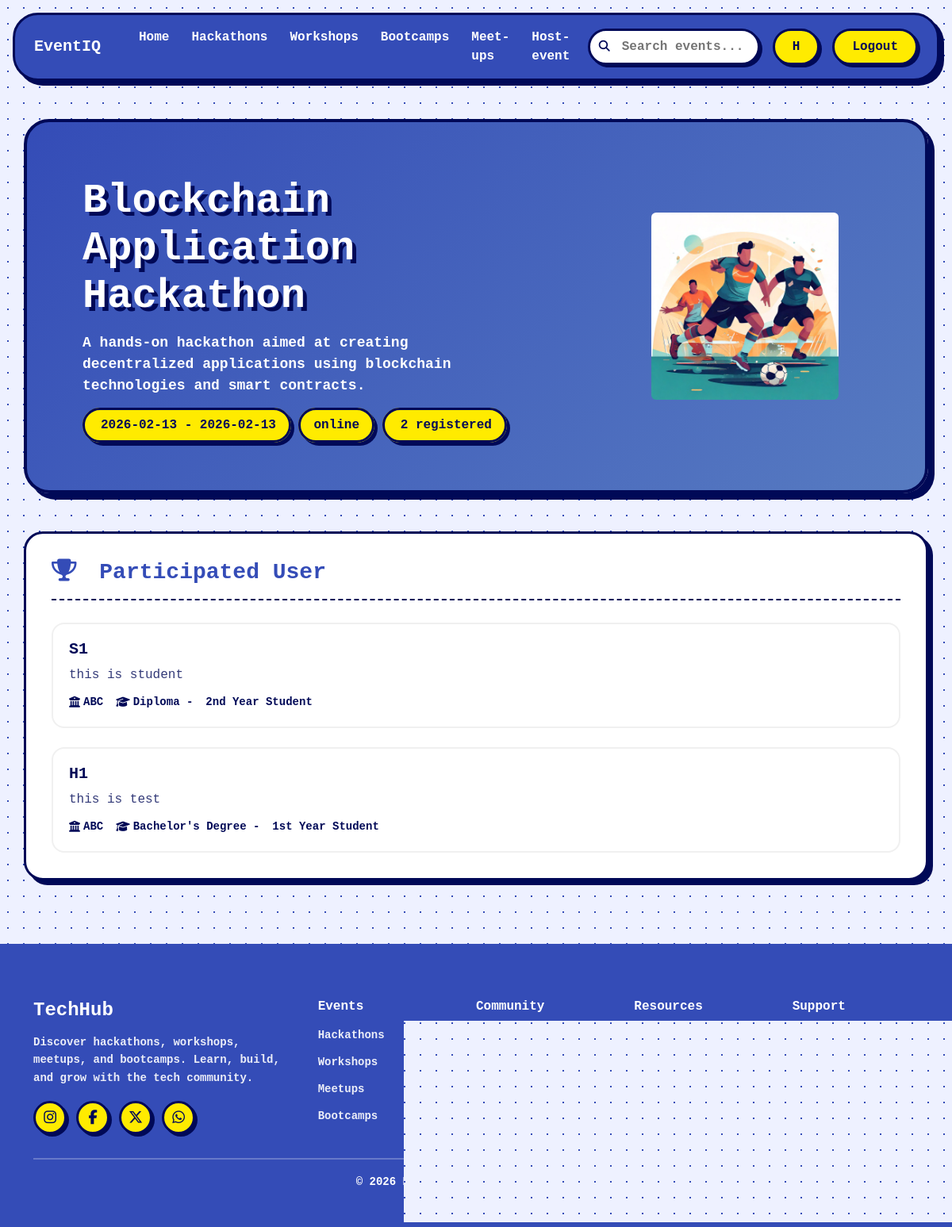
Page /host/event/7 (signed in) on the committed database.
### backend/models.py (models this page shows, shortened)
class Event(db.Model):
    __tablename__ = "events"
    id = db.Column(db.Integer, primary_key=True)
    title = db.Column(db.String(150), nullable=False)
    description = db.Column(db.Text, nullable=False)
    type_of_event = db.Column(db.String(20), nullable=False)  # hackathon/workshop/meetup/bootcamp
    start_date = db.Column(db.Date, nullable=False)
    end_date = db.Column(db.Date, nullable=False)
    start_time = db.Column(db.Time)
    end_time = db.Column(db.Time)
    submission_start_date = db.Column(db.Date)
    submission_end_date = db.Column(db.Date)
    judging_start_date = db.Column(db.Date)
    judging_end_date = db.Column(db.Date)
    winner_announcement_date = db.Column(db.Date)
    mode = db.Column(db.String(20))  # online/offline/hybrid
    platform = db.Column(db.String(100))  # zoom, meet, etc.
    location = db.Column(db.String(255))
    city = db.Column(db.String(100))
    state = db.Column(db.String(100))
    max_participants = db.Column(db.Integer)
    attending = db.Column(db.Integer, default=0)
    skills = db.Column(db.Text)
    skill_level = db.Column(db.String(20), default="any")
    registration_fee = db.Column(db.Integer, default=0)
    first_prize = db.Column(db.String(100))
    second_prize = db.Column(db.String(100))
    third_prize = db.Column(db.String(100))
    other_rewards = db.Column(db.Text)
    status = db.Column(db.String(20), default="upcoming")
    banner_image = db.Column(db.String(255))
    host_id = db.Column(db.Integer, db.ForeignKey("hosts.id"), nullable=False)
    host = db.relationship("Host", backref="events")
    created_at = db.Column(db.DateTime, default=datetime.utcnow)

class User(db.Model):
    __tablename__ = "users"
    id = db.Column(db.Integer, primary_key=True)
    full_name = db.Column(db.String(120), nullable=False)
    email = db.Column(db.String(120), unique=True, nullable=False)
    password = db.Column(db.String(255), nullable=False)
    description = db.Column(db.Text)
    college = db.Column(db.String(150))
    course = db.Column(db.String(100))
    year = db.Column(db.String(50))
    skills = db.Column(db.Text)
    role = db.Column(db.String(20), default="user")
    created_at = db.Column(db.DateTime, default=datetime.utcnow)
    last_login = db.Column(db.DateTime)

### backend/routes.py (the view)
@app.route("/host/event/<int:event_id>")
@host_required
def host_event_detail(event_id):
    host_id = session.get("host_id")
    event = Event.query.filter_by(
        id=event_id,
        host_id=host_id
    ).first_or_404()
    participations = EventParticipation.query.filter_by(
        event_id=event.id
    ).all()
    participants = []
    for p in participations:
        user = User.query.get(p.user_id)
        if user:
            participants.append(user)
    return render_template(
        "host_event_detail.html",
        event=event,
        participants=participants
    )

### backend/routes.py (called while the page is built)
def host_required(f):
    @wraps(f)
    def decorated_function(*args, **kwargs):
        if session.get("role") != "host":
            flash("Host access required", "danger")
            return redirect(url_for("login"))
        return f(*args, **kwargs)
    return decorated_function

### frontend/templates/host_event_detail.html (shortened to what this page needs)
{% extends "base.html" %}
{% block content %}
<section class="container hero_h mt-5">
  <div class="row align-items-center">
    <div class="col-lg-8">
      <h1 class="fw-bold display-5 hero-title">{{ event.title | title }}</h1>
        <p class="hero-subtitle mt-3">
                {{ event.description }}
        </p>
      <div class="mt-4">
        <span class="simple-tag px-3">{{ event.start_date }} - {{ event.end_date }}</span>
          <span class="simple-tag px-3">{{ event.mode }}</span>
        <span class="simple-tag px-3">{{event.attending}} registered</span>
      </div>
    </div>
    <div class="col-lg-4 text-center">
      <div class="image-placeholder" style="height: 200px;">
          <img src="{{ url_for('static', filename='uploads/company_logos/' + event.banner_image) }}"
           alt="Hackathon Image"
           class="img-fluid rounded w-75">
      </div>
    </div>
  </div>
</section>
<div class="profile-section container  mt-5">
    <div class="section-header">
        <h3><i class="fas fa-trophy"></i> Participated User</h3>
    </div>
    <div class="participation-list">
        {% if participants %}
            {% for user in participants %}
              <div class="participation-item">
                  <a href="#" class="card-link">
                        <div class="participation-details">
                            <h5>{{ user.full_name | title  }}</h5>
                            <p>{{user.description}}</p>
                            <div class="participation-meta">
                                <span><i class="fas  fa-university"></i>{{ user.college }}</span>
                                <span><i class="fas fa-graduation-cap"></i>{{user.course}} -</span>
                                <span>{{user.year}} Student</span>
                            </div>
                        </div>
                  </a>
              </div>
            {% endfor %}
        {% else %}
          <p>No Participant Found.</p>
        {% endif %}
    </div>
</div>
<footer class="techhub-footer">
    <div class="container">
        <div class="footer-grid">
            <div class="footer-brand">
                <h4>TechHub</h4>
                <p>
                    Discover hackathons, workshops, meetups, and bootcamps.
                    Learn, build, and grow with the tech community.
                </p>
                <div class="footer-socials">
                    <a href="#" aria-label="Instagram"><i class="fab fa-instagram"></i></a>
                    <a href="#" aria-label="Facebook"><i class="fab fa-facebook-f"></i></a>
                    <a href="#" aria-label="Twitter"><i class="fab fa-x-twitter"></i></a>
                    <a href="#" aria-label="WhatsApp"><i class="fab fa-whatsapp"></i></a>
                </div>
            </div>
            <div class="footer-col">
                <h6>Events</h6>
                <ul>
                    <li><a href="#">Hackathons</a></li>
                    <li><a href="#">Workshops</a></li>
                    <li><a href="#">Meetups</a></li>
                    <li><a href="#">Bootcamps</a></li>
                </ul>
            </div>
            <div class="footer-col">
                <h6>Community</h6>
                <ul>
                    <li><a href="#">Students</a></li>
                    <li><a href="#">Developers</a></li>
                    <li><a href="#">Organizers</a></li>
                    <li><a href="#">Partners</a></li>
                </ul>
            </div>
            <div class="footer-col">
                <h6>Resources</h6>
                <ul>
                    <li><a href="#">Blogs</a></li>
                    <li><a href="#">Guides</a></li>
                    <li><a href="#">FAQs</a></li>
                    <li><a href="#">Support</a></li>
                </ul>
            </div>
            <div class="footer-col">
                <h6>Support</h6>
                <ul>
                    <li><a href="#">Help Center</a></li>
                    <li><a href="#">Contact Us</a></li>
                    <li><a href="#">Privacy Policy</a></li>
                    <li><a href="#">Terms of Service</a></li>
                </ul>
            </div>
        </div>
        <div class="footer-bottom">
            <p>© 2026 EventIQ. All rights reserved.</p>
        </div>
    </div>
</footer>
{% endblock %}

### frontend/templates/base.html (shortened to what this page needs)
<!DOCTYPE html>
<html lang="en">
<head>
  <link href="https://cdn.jsdelivr.net/npm/bootstrap@5.3.3/dist/css/bootstrap.min.css" rel="stylesheet">
  <link rel="stylesheet" href="https://cdnjs.cloudflare.com/ajax/libs/font-awesome/6.5.1/css/all.min.css"/>
  <link rel="stylesheet" href="{{ url_for('static', filename='css/style.css') }}">
</head>
<body>
<nav class="navbar navbar-expand-lg techhub-navbar mx-3 mt-3 px-4 rounded-5">
  <a class="navbar-brand fw-bold" href="{{ url_for('index') }}">EventIQ</a>
  <div class="collapse navbar-collapse" id="techhubNav">
    <ul class="navbar-nav ms-4">
      <li class="nav-item">
        <a class="nav-link" href="{{ url_for('index') }}">Home</a>
      </li>
      <li class="nav-item">
        <a class="nav-link" href="{{ url_for('hackathon') }}">Hackathons</a>
      </li>
      <li class="nav-item">
        <a class="nav-link" href="{{ url_for('workshop') }}">Workshops</a>
      </li>
      <li class="nav-item">
        <a class="nav-link" href="{{ url_for('bootcamp') }}">Bootcamps</a>
      </li>
      <li class="nav-item">
        <a class="nav-link" href="{{ url_for('meetup') }}">Meet-ups</a>
      </li>
      <li class="nav-item">
        <a class="nav-link" href="{{ url_for('host_event') }}">Host-event</a>
      </li>
    </ul>
<div class="ms-auto d-flex align-items-center gap-3 mt-3 mt-lg-0">
  <form class="navbar-search">
    <span class="search-icon">
      <i class="fa-solid fa-magnifying-glass"></i>
    </span>
    <input class="w-100" type="text" placeholder="Search events...">
  </form>
  {% if session.get("role") %}
    <a  href="{{ url_for('profile') }}" class="btn btn-login">
        {{ session.get("name","")[0] | upper }}
    </a>
    <a href="{{ url_for('logout') }}" class="btn btn-login">
      Logout
    </a>
  {% endif %}
</div>
  </div>
</nav>
<div class="mt-4">
  {% block content %}{% endblock %}
</div>
</body>
</html>

### rows in the picture
Event: title "Blockchain Application Hackathon", description "A hands-on hackathon aimed at creating decentralized applications using blockchain technologies and smart contracts.", start_date "2026-02-13", end_date "2026-02-13", mode "online", attending "2", banner_image (picture)
User: full_name "S1", description "this is student", college "ABC", course "Diploma", year "2nd Year"
User: full_name "H1", description "this is test", college "ABC", course "Bachelor's Degree", year "1st Year"

### other values in the picture
{{ session.get("name","")[0] | upper }} "H"
